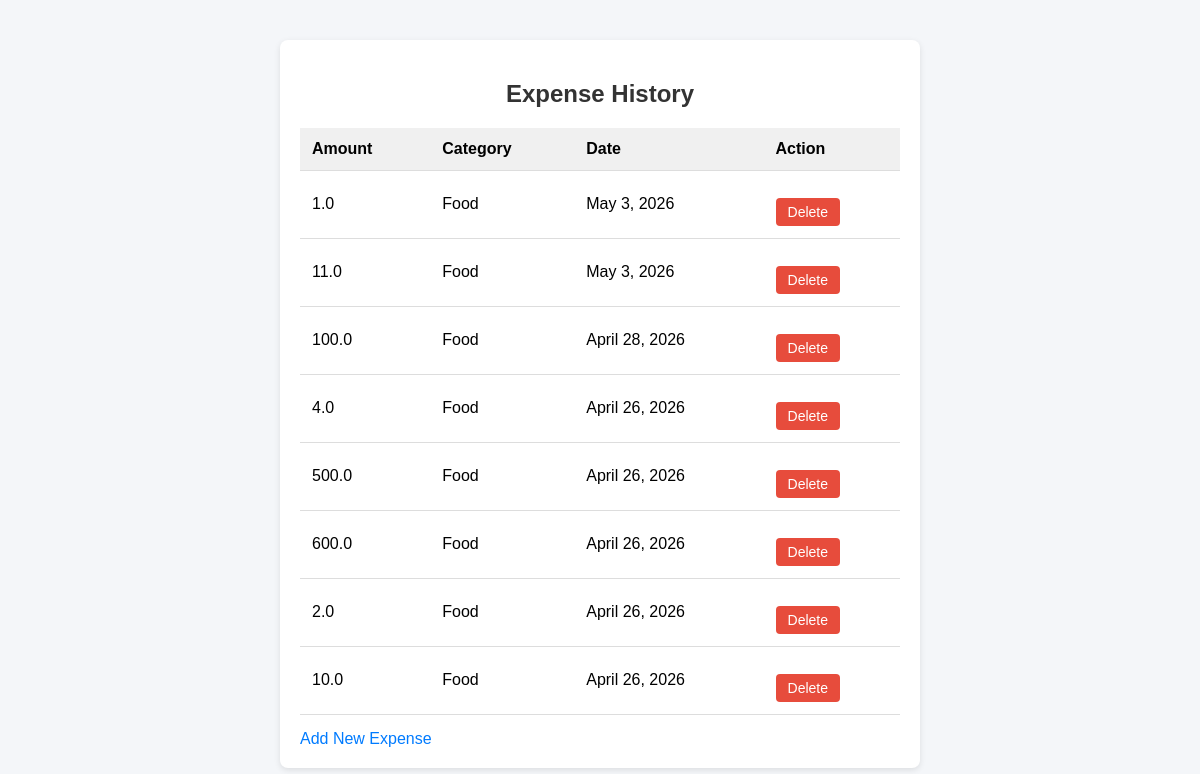
/expenses/history/, run on an earlier commit of the app's database.
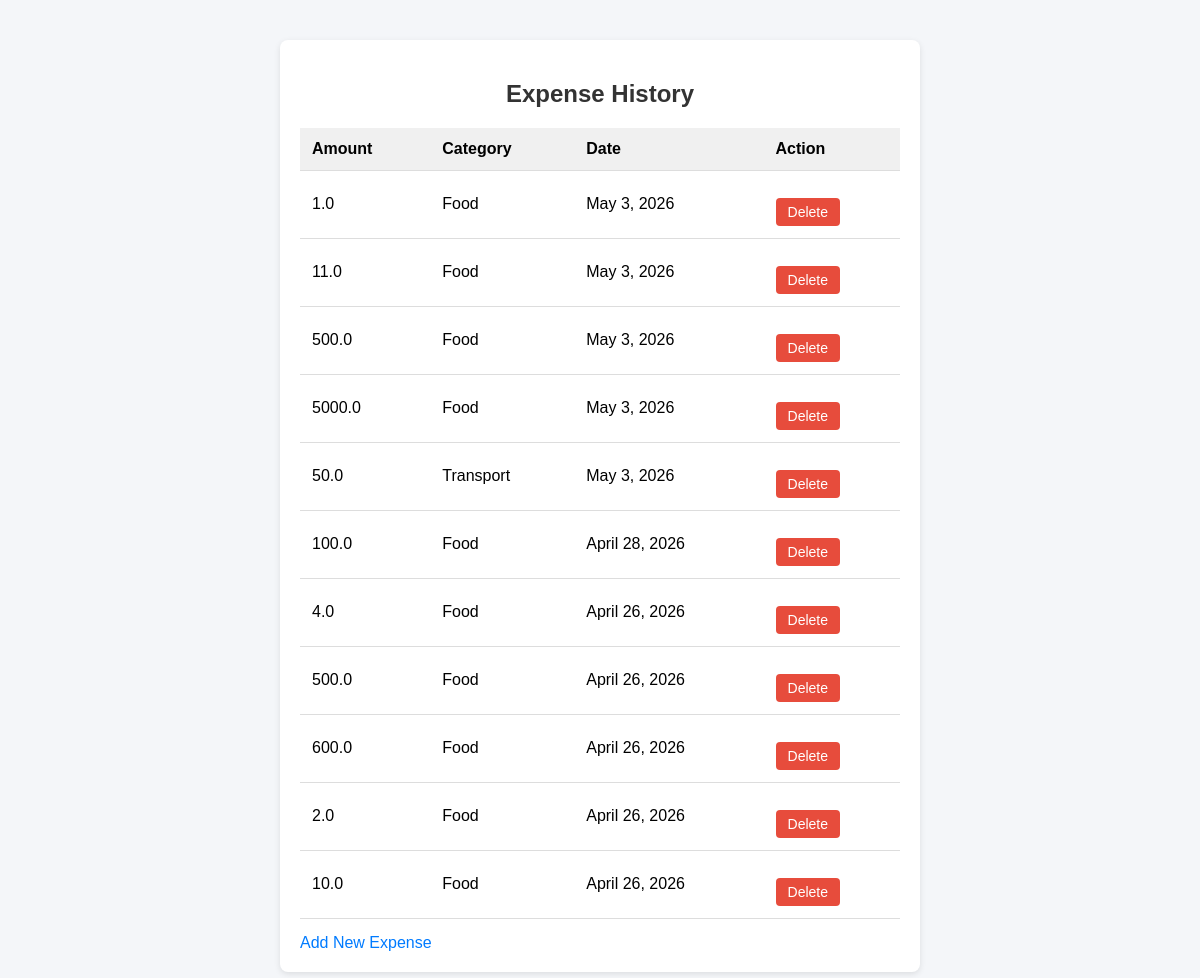
And on a later commit of the database.
### expenses/models.py (models this page shows, shortened)
class Log(models.Model):
    amount = models.FloatField()
    date = models.DateField(auto_now_add=True)
    category = models.ForeignKey(Category, on_delete=models.CASCADE)

class Category(models.Model):
    name = models.CharField(max_length=100)

### expenses/views.py (the view)
# urls.py: path('history/', views.history, name='history'),
def history(request):
    logs = Log.objects.all().order_by('-date')  # ✅ newest first
    return render(request, 'expenses/history.html', {'logs': logs})

### expenses/templates/expenses/history.html (shortened to what this page needs)
<!DOCTYPE html>
<html>
<head>
</head>
<body>
<div class="container">
    <h2>Expense History</h2>
    {% if logs %}
    <table>
        <tr>
            <th>Amount</th>
            <th>Category</th>
            <th>Date</th>
            <th>Action</th>
        </tr>
        {% for log in logs %}
        <tr>
            <td>{{ log.amount }}</td>
            <td>{{ log.category.name }}</td>
            <td>{{ log.date }}</td>
            <td><a href="{% url 'delete' log.id %}" class="delete-btn">Delete</a></td>
        </tr>
        {% endfor %}
    </table>
    {% else %}
        <p>No expenses found.</p>
    {% endif %}
    <a href="{% url 'add' %}">Add New Expense</a>
</div>
</body>
</html>

### expenses/templates/expenses/history.html (style rules this page uses)
body { font-family: Arial, sans-serif; background: #f4f6f9; margin: 40px; }
h2 { color: #333; text-align: center; }
.container { background: #fff; padding: 20px; border-radius: 8px; box-shadow: 0 2px 6px rgba(0,0,0,0.1); max-width: 600px; margin: auto; }
table { width: 100%; border-collapse: collapse; margin-top: 15px; }
th, td { padding: 12px; border-bottom: 1px solid #ddd; text-align: left; }
th { background: #f0f0f0; }
.delete-btn { color: #fff; background: #e74c3c; padding: 6px 12px; border-radius: 4px; text-decoration: none; font-size: 14px; }
a { display: inline-block; margin-top: 15px; color: #007BFF; text-decoration: none; }

What changed in the data, as far as the page shows it:
added Log: amount "500.0", category.name "Food", date "May 3, 2026"
added Log: amount "5000.0", category.name "Food", date "May 3, 2026"
added Log: amount "50.0", category.name "Transport", date "May 3, 2026"
